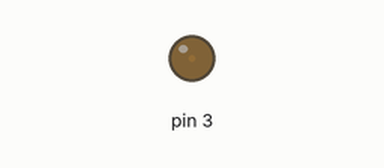
Recording of a sketch running on a simulated Arduino Uno, built with avr-gcc and run on an emulated ATmega328P. On the bench: output pins drawn as LEDs (lit = HIGH).

Above: at 0.05 s.
At 1.95 s:
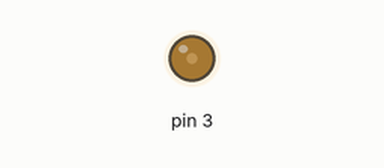
At 3.85 s:
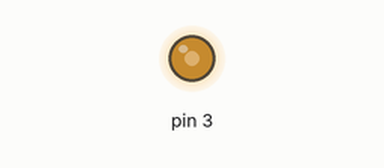
At 7.65 s:
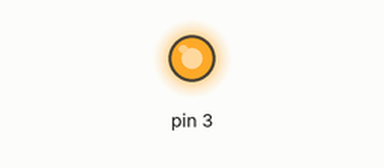
Timing chart, 0 to 10.0 s (numbered marks = the images above):
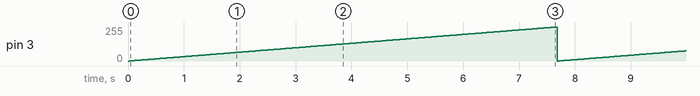

Measured:
- by itself, pin 3: ramps from 0/255 to 255/255 and jumps back, once every 7.7 s

The sketch:

FadeOnSimple.ino
```cpp
/*
 * This example shows how to fade an LED on Pin 3 using the analogWrite() function.
 * The fade goes in one direction (from off to a fade on) and then repeats (off to fade on)
 * It's a slightly simpler version of FadeOn (because doesn't use constants)
 *
 * The analogWrite() function uses PWM, so if you want to change the pin you're
 * using, be sure to use another PWM capable pin. On the Arduino Uno, the PWM pins
 * are identified with a "~" sign, like ~3, ~5, ~6, ~9, ~10 and ~11.
 *
 * By Jon Froehlich
 * http://makeabilitylab.io
 * Adapted from http://www.arduino.cc/en/Tutorial/Fade
 *
 */

int _curBrightness = 0;   // how bright the LED is (between 0 - 255)

void setup() {
  pinMode(3, OUTPUT);
}

void loop() {

  // set the brightness of the LED pin
  analogWrite(3, _curBrightness);

  // change the brightness for next time through the loop
  _curBrightness = _curBrightness + 1;

  // check to see if we are beyond the max val (255)
  // and if we are, reset the brightness to 0 (which is off)
  if (_curBrightness > 255){
    _curBrightness = 0;
  }

  // wait for 30 milliseconds to see the dimming effect
  delay(30);
}
```
